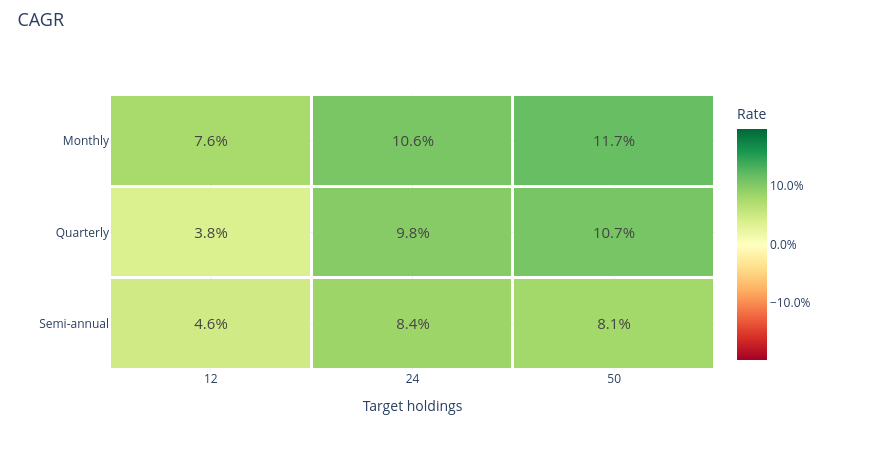

Notebook code for this chart:
### Markdown cell above
### CAGR

### Code cell
research.heatmap('cagr')

### Figure 1 — Plotly figure (JSON) as saved in the notebook; plotly's stock layout.template omitted (floating-point values rounded to 4 significant figures)
{"data": [{"colorbar": {"tickformat": ".1%", "title": {"text": "Rate"}}, "colorscale": [[0.0, "rgb(165,0,38)"], [0.1, "rgb(215,48,39)"], [0.2, "rgb(244,109,67)"], [0.3, "rgb(253,174,97)"], [0.4, "rgb(254,224,139)"], [0.5, "rgb(255,255,191)"], [0.6, "rgb(217,239,139)"], [0.7, "rgb(166,217,106)"], [0.8, "rgb(102,189,99)"], [0.9, "rgb(26,152,80)"], [1.0, "rgb(0,104,55)"]], "text": [["7.6%", "10.6%", "11.7%"], ["3.8%", "9.8%", "10.7%"], ["4.6%", "8.4%", "8.1%"]], "textfont": {"size": 15}, "texttemplate": "%{text}", "type": "heatmap", "x": ["12", "24", "50"], "xgap": 3, "y": ["Monthly", "Quarterly", "Semi-annual"], "ygap": 3, "z": [[0.07618, 0.1057, 0.1172], [0.03753, 0.09801, 0.1074], [0.04633, 0.08415, 0.08058]], "zmax": 0.1971, "zmid": 0.0, "zmin": -0.1971}], "layout": {"height": 450, "hovermode": "closest", "legend": {"font": {"size": 12}, "itemclick": "toggle", "itemdoubleclick": "toggleothers", "x": 1.025, "y": 1}, "margin": {"b": 80, "l": 110, "r": 155, "t": 95}, "title": {"font": {"size": 18}, "text": "CAGR", "x": 0.02, "y": 0.97}, "width": 870, "xaxis": {"title": {"text": "Target holdings"}}, "yaxis": {"autorange": "reversed"}}}
